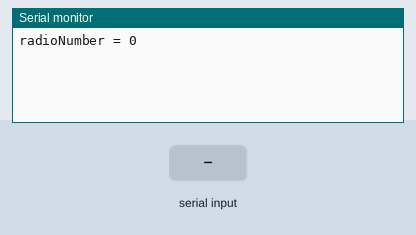
Simulated run of this sketch. Board: Arduino Uno, built for the host (arithmetic inside an expression is 32-bit, double 64-bit). Shown: the last lines printed to the serial monitor. The inputs (shaded band) are chosen by the test bench. EEPROM starts erased; no radio packets arrive unless stated.

Above: at 1.2 s.
1.3 s: "start\n" received over Serial
At 2.4 s:
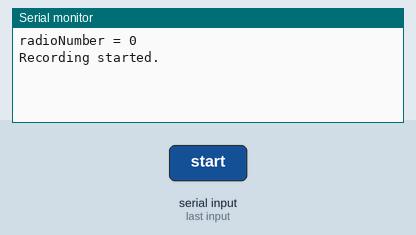
2.8 s: "stop\n" received over Serial
At 3.6 s:
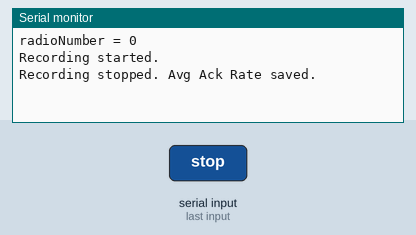

The sketch:

transmitter.ino
```cpp
#include <EEPROM.h>
#include <SPI.h>
#include "printf.h"
#include "RF24.h"

#define CE_PIN 0
#define CSN_PIN 10
RF24 radio(CE_PIN, CSN_PIN);

uint8_t address[][6] = {"1Node", "2Node", "3Node", "4Node"};

int radioNumber = 0;
bool role = true;
float payload = 0.0;

struct AckData {
  bool ackReceived;
  unsigned long timestamp;
};

struct AckParam {
  float avgAckRate;
};

AckData ackResults[4][10000];
AckParam savedAckParams[10];
int ackIndex[4] = {0, 0, 0, 0};

unsigned long lastPrintTime = 0;
bool isRecording = false;
int savedAckParamsIndex = 0;
float runningAckRate = 0;
int runningAckCount = 0;

void setup() {
  Serial.begin(115200);
  EEPROM.begin();

  for (int i = 0; i < 10; ++i) {
    EEPROM.get(i * sizeof(AckParam), savedAckParams[i]);
  }
  Serial.begin(115200);
  if (!radio.begin()) {
    Serial.println(F("radio hardware is not responding!!"));
    while (1) {}
  }
  Serial.print(F("radioNumber = "));
  Serial.println((int)radioNumber);
  radio.setPALevel(RF24_PA_MIN);
  radio.setPayloadSize(sizeof(payload));
  radio.openWritingPipe(address[radioNumber]);
  if (role) {
    radio.stopListening();
  } else {
    radio.startListening();
  }
  radio.setAutoAck(true);  // Enable auto acknowledgment
}

void loop() {
  // Check for Serial input to start/stop recording
  if (Serial.available() > 0) {
    String command = Serial.readStringUntil('\n');
    if (command == "start") {
      isRecording = true;
      runningAckRate = 0;
      runningAckCount = 0;
      Serial.println("Recording started.");
    } else if (command == "stop") {
      isRecording = false;
      savedAckParams[savedAckParamsIndex].avgAckRate = runningAckRate / runningAckCount;
      savedAckParamsIndex++;
      Serial.println("Recording stopped. Avg Ack Rate saved.");
    }
  }

  if (role) {
    for (int i = 0; i < 4; ++i) {
      radio.openWritingPipe(address[i]);
      bool ackReceived = radio.write(&payload, sizeof(float));

      // Calculate running average of Ack rate while recording
      if (isRecording) {
        runningAckRate = (runningAckRate * runningAckCount + (ackReceived ? 1 : 0)) / (runningAckCount + 1);
        runningAckCount++;
      } else {
        for (int j = 0; j < savedAckParamsIndex; ++j) {
          if (abs((ackReceived ? 1 : 0) - savedAckParams[j].avgAckRate) <= 0.2) {
            // Trigger your action here
            Serial.println("Triggering action.");
          }
        }
      }

      ackResults[i][ackIndex[i]].ackReceived = ackReceived;
      ackResults[i][ackIndex[i]].timestamp = millis();
      ackIndex[i] = (ackIndex[i] + 1) % 10000;
    }
    payload += 0.01;
  }
}

void saveAckParamsToEEPROM() {
  for (int i = 0; i < savedAckParamsIndex; ++i) {
    EEPROM.put(i * sizeof(AckParam), savedAckParams[i]);
  }
}
```

Measured:
- after the input at 1.3 s, the serial monitor: prints a new line at once (image 1)
- after the input at 2.8 s, the serial monitor: prints a new line at once (image 2)
